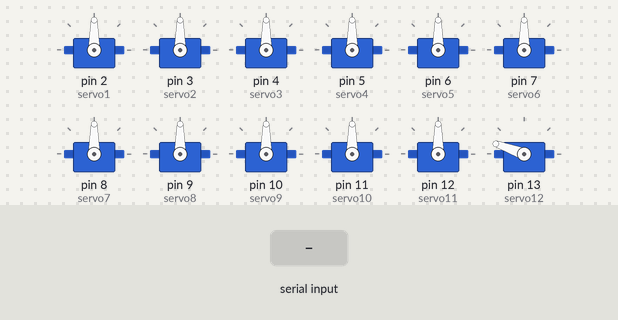
Simulated run of this sketch. Board: Arduino Uno, built with avr-gcc and run on an emulated ATmega328P. Parts: 12 × servo. The test bench sets the inputs (shaded band). What the sketch prints to the serial monitor is not drawn.

Above: at 1.2 s.
1.3 s: "1" received over Serial
At 1.4 s:
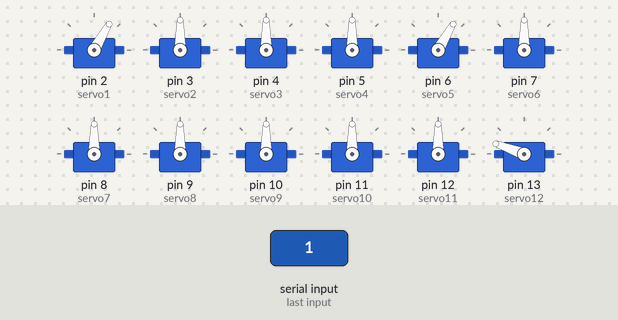
3.2 s: byte 119 ('w') received over Serial
At 3.5 s:
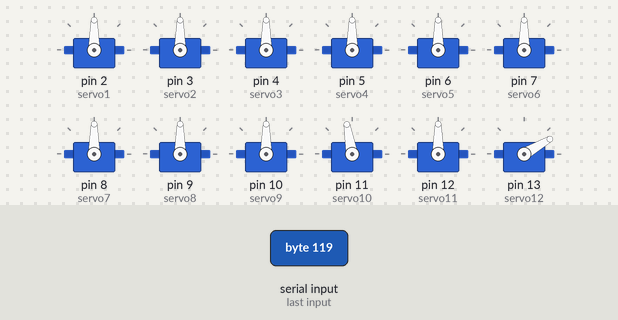
6.2 s: byte 112 ('p') received over Serial
At 8.3 s:
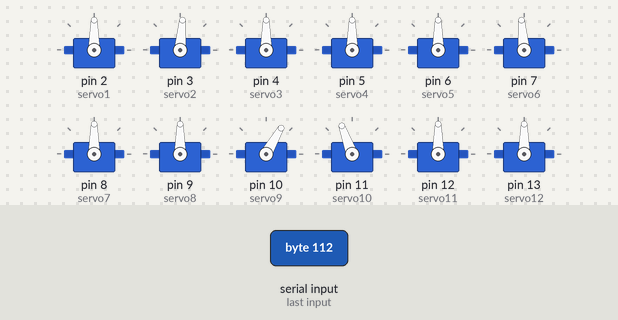
9.2 s: byte 99 ('c') received over Serial
At 9.6 s:
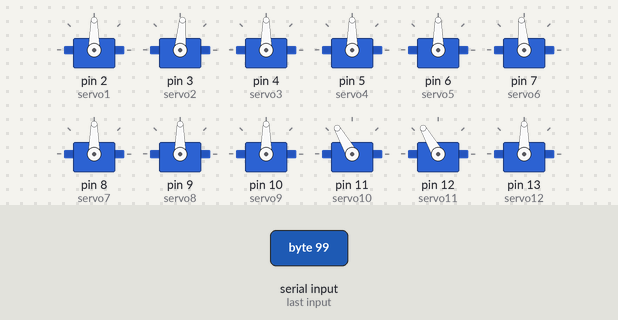
12.2 s: byte 114 ('r') received over Serial
At 12.75 s:
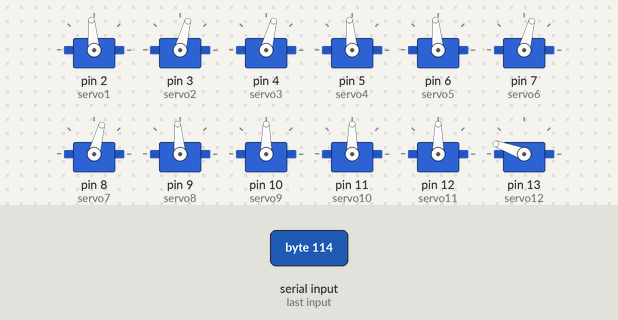
15.2 s: "2" received over Serial
At 15.3 s:
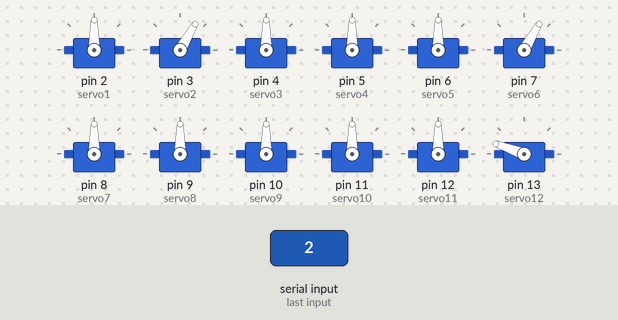
Timing chart, 0 to 18.1 s (numbered marks = the images above; inputs shaded):
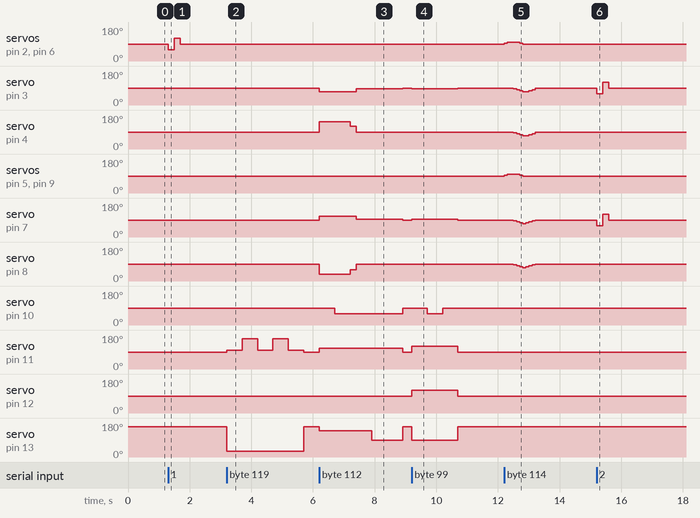

Measured:
- after the input at 1.3 s, servo on pin 2 (servo1), servo on pin 6 (servo5): 90° → 60° at once, → 120° 0.20 s later, → 90° 0.20 s later
- after the input at 3.2 s, servo on pin 11 (servo10): 90° → 100° at once, then repeats every 1.0 s: 160° 0.50 s, 100° 0.50 s; servo on pin 13 (servo12): 160° → 30° at once, → 160° 2.5 s later
- after the input at 6.2 s, servo on pin 3 (servo2): 90° → 70° at once, → 85° 1.2 s later, → 90° 1.5 s later; servo on pin 4 (servo3): 90° → 145° at once, → 120° 1.0 s later, → 90° 0.20 s later
- after the input at 9.2 s, servo on pin 3 (servo2): 90° → 85° at once, → 90° 1.5 s later; servo on pin 7 (servo6): 90° → 95° at once, → 90° 1.5 s later
- after the input at 12.2 s, servo on pin 2 (servo1): 90° → 95° at once, → 100° 0.10 s later, → 95° 0.40 s later, → 90° 0.10 s later; servo on pin 3 (servo2): 90° → 85° after 0.30 s, → 80° 0.10 s later, → 75° 0.10 s later, → 70° 0.10 s later, … (7 changes in this stretch)
- after the input at 15.2 s, servo on pin 3 (servo2), servo on pin 7 (servo6): 90° → 60° at once, → 120° 0.20 s later, → 90° 0.20 s later

The sketch:

Humanoid_17_DOF_V2.ino
```cpp
// Humanoid 17 DOF Serial Version 2
// Jan 2016 by Bob Davis
// Mapped as D2 is servo1
// Mapped as D3 is servo2
// Etc.
// f=forward, b=back
// r=right l=left
// w=wave s=sit
// c=clap p=pick up

#include <Servo.h>
// Define our Servo's
Servo servo1; // Left Ankle
Servo servo2; // Left Knee
Servo servo3; // Left Hip F-B
Servo servo4; // Left Hip R-L
Servo servo5; // Right Ankle
Servo servo6; // Right Knee
Servo servo7; // Right Hip F-B
Servo servo8; // Right Hip R-L
Servo servo9; // Left Hand
Servo servo10; // Left Wrist
Servo servo11; // Left Elbow
Servo servo12; // Left Shoulder
Servo servo13; // Right Hand
Servo servo14; // Right Wrist
Servo servo15; // Right Elbow
Servo servo16; // Right Shoulder
Servo servo17; // Head
int twait=100; // Sets time delay between steps

int walkf[8][10] = {
// 0    1    2    3    4    5    6    7    8    9
{ 95, 105, 105, 105, 105,  95,  90,  90,  85,  85}, // Left Ankle
{ 90,  90,  90,  85,  80,  75,  70,  70,  75,  80}, // Knee
{ 90,  90,  90,  85,  80,  75,  70,  70,  75,  80}, // Hip
{ 95, 100, 100, 100, 100,  95,  90,  90,  85,  90}, // Hip
{ 95, 105, 105, 105, 105,  95,  90,  90,  85,  90}, // Right Ankle
{ 90,  90,  90,  85,  80,  75,  70,  70,  75,  80}, // Knee
{ 90,  90,  90,  85,  80,  75,  70,  70,  75,  80}, // Hip
{ 95, 100, 100, 100, 100,  95,  90,  90,  85,  90}, // Hip
};

int walkb[8][10] = {
// 0    1    2    3    4    5    6    7    8    9
{ 95, 105, 105, 105, 105,  95,  90,  90,  85,  85}, // Left Ankle
{ 90,  90,  90,  95, 100, 105, 110, 110, 105, 100}, // Knee
{ 90,  90,  90,  95, 100, 105, 110, 110, 105, 100}, // Hip
{ 95, 100, 100, 100, 100,  95,  90,  90,  85,  90}, // Hip
{ 95, 105, 105, 105, 105,  95,  90,  90,  85,  90}, // Right Ankle
{ 90,  90,  90,  95, 100, 105, 110, 110, 105, 100}, // Knee
{ 90,  90,  90,  95, 100, 105, 110, 110, 105, 100}, // Hip
{ 95, 100, 100, 100, 100,  95,  90,  90,  85,  90}, // Hip
};

// Turning is a bit tricky because he has to drag his feet
int turnr[8][10] = {
// 0    1    2    3    4    5    6    7    8    9
{ 95, 100, 100, 100, 100,  95,  90,  90,  90,  90}, // Left Ankle
{ 90,  90,  90,  85,  80,  75,  70,  70,  75,  80}, // Knee
{ 90,  90,  90,  85,  80,  75,  70,  70,  75,  80}, // Hip
{ 95, 100, 100, 100, 100,  95,  90,  90,  90,  90}, // Hip
{ 95, 100, 100, 100, 100,  95,  90,  90,  90,  90}, // Right Ankle
{ 90,  90,  90,  85,  80,  75,  70,  75,  80,  85}, // Knee
{ 90,  90,  90,  85,  80,  75,  70,  75,  80,  85}, // Hip
{ 95, 100, 100, 100, 100,  95,  90,  90,  90,  90}, // Hip
};

int turnl[8][10] = {
// 0    1    2    3    4    5    6    7    8    9
{ 85,  80,  80,  80,  80,  85,  90,  90,  90,  90}, // Left Ankle
{ 90,  90,  90,  95, 100, 105, 110, 110, 105, 100}, // Knee
{ 90,  90,  90,  95, 100, 105, 110, 110, 105, 100}, // Hip
{ 85,  80,  80,  80,  80,  85,  90,  90,  90,  90}, // Hip
{ 85,  80,  80,  80,  80,  85,  90,  90,  90,  90}, // Right Ankle
{ 90,  90,  90,  95, 100, 105, 110, 105, 100,  95}, // Knee
{ 90,  90,  90,  95, 100, 105, 110, 105, 100,  95}, // Hip
{ 85,  80,  80,  80,  80,  85,  90,  90,  90,  90}, // Hip
};

void setup(){
  servo1.attach(2); // servo on digital pin 2
  servo2.attach(3); // servo on digital pin 3
  servo3.attach(4); // servo on digital pin 4
  servo4.attach(5); // servo on digital pin 5
  servo5.attach(6); // servo on digital pin 6
  servo6.attach(7); // servo on digital pin 7
  servo7.attach(8); // servo on digital pin 8
  servo8.attach(9); // servo on digital pin 9
  servo9.attach(10); // servo on digital pin 10
  servo10.attach(11); // servo on digital pin 11
  servo11.attach(12); // servo on digital pin 12
  servo12.attach(13); // servo on digital pin 13
  servo13.attach(14); // servo on digital pin 14
  servo14.attach(15); // servo on digital pin 15
  servo15.attach(16); // servo on digital pin 16
  servo16.attach(17); // servo on digital pin 17
  servo17.attach(18); // servo on digital pin 18
  Serial.begin(9600);
  Serial.print("Ready");
}

void loop(){
  servo1.write(90); // Return to zero position
  servo2.write(90);
  servo3.write(90);
  servo4.write(90);
  servo5.write(90);
  servo6.write(90);
  servo7.write(90);
  servo8.write(90);
  servo9.write(90);
  servo10.write(90);
  servo11.write(90);
  servo12.write(160);// 160=Left Shoulder down
  servo13.write(90);
  servo14.write(90);
  servo15.write(90);
  servo16.write(20); // 20=Right Shoulder down
  servo17.write(90); // Head

  if ( Serial.available()) {
    char sinch = Serial.read();
    // Test out the servos 2 at a time
    switch(sinch) {
      case '1':
        servo1.write(60); //1=Feet
        servo5.write(60);
        delay(twait*2);
        servo1.write(120);
        servo5.write(120);
        delay(twait*2);
        break;

      case '2':
        servo2.write(60); //2=Knees
        servo6.write(60);
        delay(twait*2);
        servo2.write(120);
        servo6.write(120);
        delay(twait*2);
        break;

      case '3':
        servo3.write(60); //3=Hips
        servo7.write(60);
        delay(twait*2);
        servo3.write(120);
        servo7.write(120);
        delay(twait*2);
        break;

      case '4':
        servo4.write(60); //4=Hips
        servo8.write(60);
        delay(twait*2);
        servo4.write(120);
        servo8.write(120);
        delay(twait*2);
        break;

      case '5':
        servo9.write(60); //5=hand
        servo13.write(60);
        delay(twait*2);
        servo9.write(120);
        servo13.write(120);
        delay(twait*2);
        break;

      case '6':
        servo10.write(60); //6=wrist
        servo14.write(60);
        delay(twait*2);
        servo10.write(120);
        servo14.write(120);
        delay(twait*2);
        break;

      case '7':
        servo11.write(60); //7=elbow
        servo15.write(60);
        delay(twait*2);
        servo11.write(120);
        servo15.write(120);
        delay(twait*2);
        break;

      case '8':
        servo12.write(90); //8=Shoulders
        servo16.write(90);
        delay(twait*2);
        break;

      case '9':
        servo17.write(60); //9=Head
        delay(twait*2);
        servo17.write(120);
        delay(twait*2);
        break;

      case 's': // sit down
        servo2.write(35);
        servo3.write(160);
        servo6.write(145);
        servo7.write(20);
        delay(twait*10);
        servo2.write(30); // lean forward to stand back up
        servo3.write(180);
        servo6.write(150);
        servo7.write(00);
        delay(twait*10);
        break;

      case 'w': // wave hand
        servo12.write(30);
        servo10.write(100);
        delay(twait*5);
        servo10.write(160);
        delay(twait*5);
        servo10.write(100);
        delay(twait*5);
        servo10.write(160);
        delay(twait*5);
        servo10.write(100);
        delay(twait*5);
        break;

      case 'p': // pick up
        servo10.write(110);  // hands down
        servo14.write(70);
        servo12.write(140); // arms forward
        servo16.write(40);
        servo2.write(70); // bend down
        servo3.write(145);
        servo6.write(110);
        servo7.write(35);
        delay(twait*5);
        servo9.write(60); // close hands
        servo13.write(60);
        delay(twait*5);
        servo2.write(70); // rise up slowly
        servo3.write(120);
        servo6.write(110);
        servo7.write(60);
        delay(twait*2);
        servo2.write(85); // rise up
        servo3.write(90);
        servo6.write(95);
        servo7.write(90);
        delay(twait*5);
        servo12.write(90); // raise arms
        servo16.write(90);
        delay(twait*10);
        break;

      case 'c': // Clap hands
        servo2.write(85); // Lean back to counterbalance arms
        servo6.write(95);
        servo9.write(90); // move arms forward
        servo10.write(120);
        servo11.write(120);
        servo12.write(90);
        servo13.write(90);
        servo14.write(60);
        servo15.write(60);
        servo16.write(90);
        servo17.write(40);
        delay(twait*5);
        servo9.write(60); //pinch hands
        servo13.write(60);
        servo17.write(140);
        delay(twait*5);
        servo9.write(90); //open hands
        servo13.write(90);
        servo17.write(40);
        delay(twait*5);
        break;

      // Sequential operations
      case 'r': // right key;
        for (int i=0; i<10; i++){
          servo1.write(turnr[0][i]);
          servo2.write(turnr[1][i]);
          servo3.write(turnr[2][i]);
          servo4.write(turnr[3][i]);
          servo5.write(turnr[4][i]);
          servo6.write(turnr[5][i]);
          servo7.write(turnr[6][i]);
          servo8.write(turnr[7][i]);
          delay(twait);
        }
        break;
      case 'b':  // back key
        for (int i=0; i<10; i++){
          servo1.write(walkb[0][i]);
          servo2.write(walkb[1][i]);
          servo3.write(walkb[2][i]);
          servo4.write(walkb[3][i]);
          servo5.write(walkb[4][i]);
          servo6.write(walkb[5][i]);
          servo7.write(walkb[6][i]);
          servo8.write(walkb[7][i]);
          delay(twait);
        }
        break;
      case 'l': // left key;
        for (int i=0; i<10; i++){
          servo1.write(turnl[0][i]);
          servo2.write(turnl[1][i]);
          servo3.write(turnl[2][i]);
          servo4.write(turnl[3][i]);
          servo5.write(turnl[4][i]);
          servo6.write(turnl[5][i]);
          servo7.write(turnl[6][i]);
          servo8.write(turnl[7][i]);
          delay(twait);
        }
        break;
      case 'f': // forward key
        for (int i=0; i<10; i++){
          servo1.write(walkf[0][i]);
          servo2.write(walkf[1][i]);
          servo3.write(walkf[2][i]);
          servo4.write(walkf[3][i]);
          servo5.write(walkf[4][i]);
          servo6.write(walkf[5][i]);
          servo7.write(walkf[6][i]);
          servo8.write(walkf[7][i]);
          delay(twait);
        }
        break;
    }
  }
}  // End of program
```
